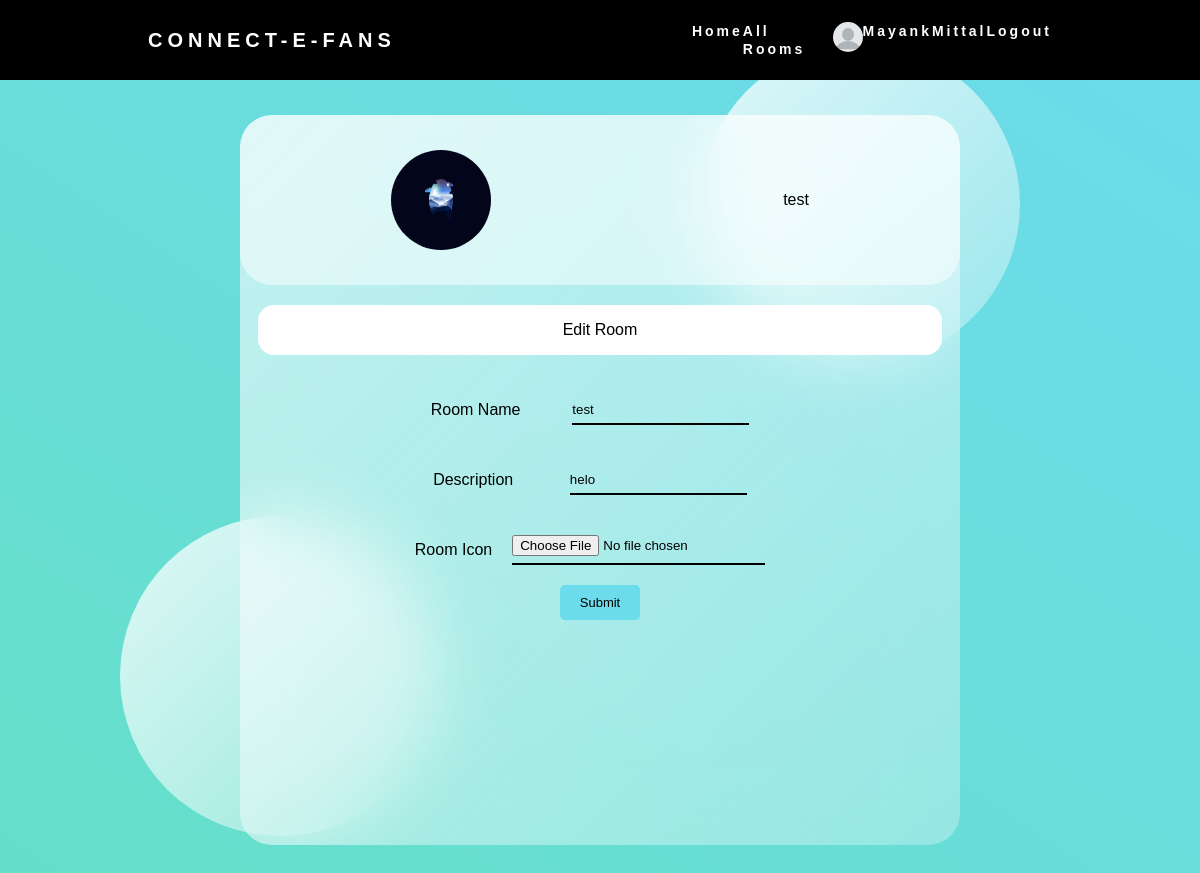
The page /edit/test/ (signed in) on the database its author committed.
### chat/models.py (models this page shows)
class User(models.Model):
    id=models.AutoField(primary_key=True)
    username=models.CharField(max_length=200,unique=True)
    firstName=models.CharField(max_length=50)
    lastName=models.CharField(max_length=50)
    password=models.CharField(max_length=50)
    image=models.ImageField(upload_to='profile_image/',null=True, blank=True, default='userdefault.png')
    about=models.CharField(max_length=1200,blank=True)
    phonenumber=models.CharField(max_length=12)
    email=models.EmailField(unique=True)

class Room(models.Model):
    id=models.AutoField(primary_key=True)
    name=models.CharField(max_length=200)
    members=models.ManyToManyField(User, related_name='member')
    admins=models.ManyToManyField(User,related_name='admin')
    image=models.ImageField(upload_to='room_icon/',null=True, blank=True, default='roomdefault.jpg')
    description=models.TextField(null=True)

### chat/views.py (the view)
# urls.py: path('edit/<str:room_name>/', views.editRoom, name='room_edit'),
def editRoom(request, room_name):
    if request.session.has_key('username'):
        user = get_object_or_404(User, username=request.session['username'])
        room = get_object_or_404(Room, name=room_name)
        admins = room.admins.all()
        if user in admins:
            return render(request, 'chat/edit_room.html', {'room': room, 'instance': user, 'editable': "1"})
        else:
            return render(request, 'chat/edit_room.html', {'room': room, 'instance': user, 'editable': "0"})
    else:
        return redirect('/index')

### chat/templates/chat/edit_room.html (shortened to what this page needs)
<!DOCTYPE html>
<html lang="en">
{% load static %}
<head>
    <link rel="stylesheet" href="{% static 'home/style.css' %}">
    <link href="{% static 'nav/style.css' %}" rel="stylesheet" type="text/css">
</head>
<body>
    <nav>
        <div class="logo">
            <h4>Connect-e-Fans</h4>
        </div>
        <ul class="nav-links">
            <li><a href="/home">Home</a></li>
            <li><a href="/rooms">All Rooms</a></li>
            <li><div class="profile-image"><img src="{{instance.image.url}}" alt=""></div></li>
            <li><a href="/profile">{{instance.username}}</a></li>
            <li><a href="/logout">Logout</a></li>
        </ul>
    </nav>
    <section class="main">
        <section class="glass">
            <div class="right-pane">
                <div class="header">
                    <div class="room-image-header">
                        <img src="{{room.image.url}}" alt="" height="100px" width="100px">
                    </div>
                    {{room.name}}
                </div>
                {% if editable == "0" %}
                <div class="room-list" id="my-rooms">
                    <div class="heading">
                        You Dont Have Permissions To edit Room
                    </div>
                </div>
                {% else %}
                <div class="room-list" id="my-rooms">
                    <div class="heading">
                        Edit Room
                    </div>
                    <div class="room-edit-form">
                        <form action="/save_room" method="POST" enctype="multipart/form-data">
                            <div class="row room-inp-div">
                                <label for="name">Room Name</label>
                                <input type="text" class="form-input" name="name" value="{{room.name}}" readonly>
                            </div>
                            <div class="row room-inp-div">
                                <label for="description">Description</label>
                                <input type="text" class="form-input" name="description" value="{{room.description}}">
                            </div>
                            <div class="row room-inp-div">
                                <label for="image">Room Icon</label>
                                <input type="file" class="form-input" name="image" accept=".jpg,.png,.jpeg">
                            </div>
                            <div class="row room-inp-div" style="align-items: center; justify-content: center;">
                                <input type='submit' value='Submit' class="btn-lg">
                            </div>
                        </form>
                    </div>
                </div>
                {% endif %}
            </div>
        </section>
    </section>
    <div class="circle1"></div>
    <div class="circle2"></div>
</body>
</html>

### static/home/style.css (style rules this page uses)
* { padding: 0px; margin: 0px; box-sizing: border-box; font-family: sans-serif ; }
.main { min-height: 100vh; background: linear-gradient(to right top,#65dfc9, #6cdbeb); display: flex; align-items: center; justify-content: center; font-family: sans-serif; }
a { text-decoration: none; }
.glass { overflow: hidden; background: white; min-height: 80vh; display: flex; flex-direction: row; min-width: 60%; background: linear-gradient(to right bottom,rgba(255,255,255,0.6),rgba(255,255,255,0.3)); border-radius: 2rem; z-index: 3; backdrop-filter: blur(2rem); }
.circle1,.circle2 { background: white; background: linear-gradient(to right bottom,rgba(255,255,255,0.8),rgba(255,255,255,0.3)); height: 40vh; width: 40vh; position: absolute; z-index: 2; border-radius: 50%; }
.circle1 { top:5%; right: 15%; }
.circle2 { bottom: 5%; left: 10%; }
.right-pane { display: flex; flex-direction: column; background: transparent; width: 100%; min-height: 80vh; border-radius: 2rem; z-index: 4; transition: all 0.8s ease; }
.header { display: flex; justify-content: space-around; align-items: center; position: relative; padding: 5px; top: 0%; width: 100%; height: 10vh; background: rgba(255, 255, 255, 0.5); border-radius: 2rem; z-index: 4; }
.form-input { background: transparent; margin: 20px; border: none; height: 30px; border-bottom: solid black 2px; transition: all 0.5s ease; }
.room-list { overflow: scroll; height: 70vh; width: 100%; display: flex; flex-direction: column; align-items: center; }
.profile-image { display: flex; height: 30px; width: 30px; border-radius: 50%; overflow: hidden; }
.room-image-header { display: flex; height: 100px; width: 100px; border-radius: 50%; overflow: hidden; }
.room-inp-div { display: flex; justify-content: space-around; align-items: center; }
.btn-lg { text-decoration: none; font-size: 13px; display: block; padding-top: 10px; padding-bottom: 10px; padding-right: 20px; padding-left: 20px; background-color: #6cdbeb; border-radius: 5px; color: black; transition: all 0.1s ease; border: none; }

### static/nav/style.css (style rules this page uses)
* { margin: 0px; padding: 0px; box-sizing: border-box; }
body { overflow: hidden; display: flex; justify-content: flex-start; flex-direction: column; }
nav { display: flex; justify-content: space-around; align-items: center; min-height: 10vh; background-color: black; font-family: sans-serif; z-index: 10; }
.logo { color: white; text-transform: uppercase; letter-spacing: 5px; font-size: 20px; }
.nav-links { list-style-type: none; display: flex; justify-content: space-around; width: 30%; }
.nav-links a { color: white; text-decoration: none; letter-spacing: 3px; font-weight: bold; font-size: 14px; transition: all 0.5s ease; }

### chat/templates/chat/edit_room.html (style rules this page uses)
.room-image-header { display: flex; height: 100px; width: 100px; border-radius: 50%; overflow: hidden; }
.heading { display: flex; flex-direction: row; justify-content: center; align-items: center; margin-right: 3px; margin: 20px; width: 95%; min-height: 50px; background-color: white; border-radius: 1rem; }
.header { display: flex; justify-content: space-around; align-items: center; position: relative; padding: 5px; top: 0%; width: 100%; min-height: 170px; background: rgba(255, 255, 255, 0.5); border-radius: 2rem; z-index: 4; }

### rows shown on the page
User: image (placeholder picture), username "MayankMittal"
Room: image (picture), name "test", description "helo"
